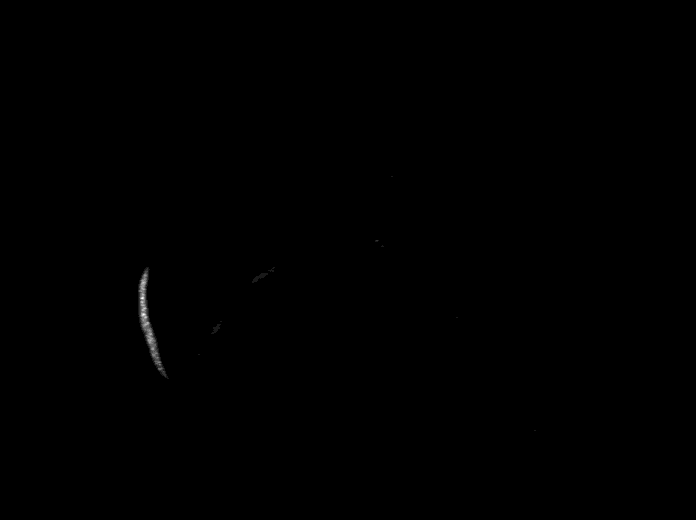
#> input picture 1649_1109_0003_Amp5-1_B_20070424_A01_w1_9E84F49F-1B25-4E7E-8040-D1BB2D7E73EA.tif, 696 x 520 px; its folder holds only this picture in this run
$ python final.py 1649_1109_0003_Amp5-1_B_20070424_A01_w1_9E84F49F-1B25-4E7E-8040-D1BB2D7E73EA.tif   (older library calls are emulated)
#> lines starting #> are read from the running program, lines starting #| are printed output that depends on the picture; after the words box and inside, x2 and y2 are one past the last pixel; in counts of white or black regions, pixels touching at a corner belong together; long printed decimals are rounded
####################################################################################
#  ALL GROUND TRUTH IMAGES OF INDIVIDUAL WORMS SHOULD BE PLACED INTO THE           #
#  ground_truth FOLDER SO THAT COMPARISONS CAN BE MADE. THE GROUND TRUTH IMAGE     #
#  WITH ALL THE WORMS COMBINED SHOULD BE SUPPLIED AS A PARAMETER. ALL IMAGES USED  #
#  TO PRODUCE/TEST THIS ALGORITHM IS SUPPLIED IN THE SAME FOLDER. THE ALGORITHM    #
#  ACCEPTS FILES SUBMITTED TO IT AS PARAMETERS BUT MAY DETECT WORMS, COUNT AND     #
#  CLASSIFY THEM WITH LESS ACCURACY.                                               #
#                                                                                  #
#  Accepts files as arguments. Reads and processes the image by removing the       #
#  background, then detecting the remaining contours to identify worms. Worms      #
#  are labelled and counted. Information on clusters/overlap are extracted from    #
#  corners in the image. Dead worms are annotated, based on their texture. The     #
#  results are then compared with the ground truth files placed in the folder.     #
#                                                                                  #
# -------------------------------------------------------------------------------- #
#                                                                                  #
#  TO TRIGGER THE COMPARE FUNCTIONALITY, THE FOLLOWING ARGUMENTS ARE REQUIRED:     #
#  --compare, --groundtruth                                                        #
#                                                                                  #
#  Example:                                                                        #
#  python image-processing.py __IMAGE__.tif --compare --groundtruth __TRUTH__.png  #
#                                                                                  #
# -------------------------------------------------------------------------------- #
#                                                                                  #
# REFERENCES: http://docs.opencv.org/trunk/d3/db4/tutorial_py_watershed.html       #
#             https://www.learnopencv.com/blob-detection-using-opencv-python-c/    #
#             http://docs.opencv.org/3.0-beta/doc/py_tutorials/py_feature2d/       #
#             py_shi_tomasi/py_shi_tomasi.html                                     #
####################################################################################

import numpy as np
import math
import random
import argparse
import re
import os
import cv2


##############################################################################
#              PROCESSES IMAGES WITH ILLUMINATED BACKGROUND                  #
##############################################################################

# [12 lines left out: function processIlluminatedBg, not called in this run]


##############################################################################
#                   PROCESSES IMAGES WITH DARK BACKGROUND                    #
##############################################################################

def processDarkBg(grayscale):

    # INCREASES CONTRAST ON IMAGE WITH HISTOGRAM EQUALIZATION
    equalize = cv2.equalizeHist(grayscale)

    return removeNoiseBlobs(equalize)


##############################################################################
#            BINARY THRESHOLDING FOR IMAGES WITH DARK BACKGROUND             #
##############################################################################

def binaryOtsu(backgrounds):

    sure_fg = backgrounds[0]

    ret, thresh = cv2.threshold(sure_fg, 0, 255, cv2.THRESH_BINARY_INV + cv2.THRESH_OTSU)
    # APPLY CLOSE TO REDUCE NOISE
    thresh = cv2.morphologyEx(thresh, cv2.MORPH_CLOSE, np.ones((2, 2), np.uint8))

    return thresh


##############################################################################
#                         IDENTIFIES NOISE BLOBS                             #
##############################################################################

def removeNoiseBlobs(inverse):

    # SETUP SIMPLEBLOBDETECTOR PARAMETERS
    params = cv2.SimpleBlobDetector_Params()

    # FILTER BY AREA
    params.filterByArea = True
    params.minArea = 2
    params.maxArea = 150

    # FILTER BY CIRCULARITY
    params.filterByCircularity = True
    params.minCircularity = 0.1

    # FILTER BY CONVEXITY
    params.filterByConvexity = True
    params.minConvexity = 0.3

    # FILTER BY INERTIA
    params.filterByInertia = True
    params.minInertiaRatio = 0.01

    # CREATE A DETECTOR WITH THE PARAMETERS TO DETECT NOISE BLOBS
    ver = (cv2.__version__).split('.')
    if int(ver[0]) < 3:
        noiseDetector = cv2.SimpleBlobDetector(params)
    else:
        noiseDetector = cv2.SimpleBlobDetector_create(params)

    noiseKeypoints = noiseDetector.detect(inverse)

    # MARKS THE BLOBS THAT HAVE BEEN IDENTIFIED AS NOISE
    for point in noiseKeypoints:
        point.class_id = 99

    # GET ALL EDGES ON THE IMAGE
    inverse = cv2.bitwise_not(inverse)
    canny = cv2.Canny(inverse, 100, 200)

    # CREATE MASK TO FILL IN NOISE BLOBS
    canny2 = cv2.copyMakeBorder(canny, 1, 1, 1, 1, cv2.BORDER_REPLICATE)
    for point in noiseKeypoints:
        int_point = (int(point.pt[0]), int(point.pt[1]))
        cv2.floodFill(inverse, canny2, int_point, (0, 0, 0))

    kernel = np.ones((2, 2), np.uint8)

    # ERODE THE REMAINING NOISE BLOBS AND GET THE CONFIRMED FOREGROUND
    sure_fg = cv2.erode(inverse, kernel, iterations=2)

    if args.verbose:
        cv2.imshow("SURE FOREGROUND", sure_fg)
        cv2.waitKey(0)

    # DILATE THE REMAINING SHAPES TO FACILITATE SHAPE DETECTION
    sure_bg = cv2.dilate(sure_fg, kernel, iterations=3)

    if args.verbose:
        cv2.imshow("SURE BACKGROUND", sure_bg)
        cv2.waitKey(0)

    return (sure_fg, sure_bg)


##############################################################################
#               GIVE SEPARATE COMPONENTS DISTINCT COLOURS                    #
##############################################################################

def segmentWithColors(backgrounds):

    # IF DARK BACKGROUND, APPLY OTSU'S BINARIZATION
    if len(backgrounds) == 2:
        clearEdges = cv2.Canny(backgrounds[1], 100, 200)
        if args.verbose:
            cv2.imshow("EDGES AFTER CANNY", clearEdges)
            cv2.waitKey(0)
    else:
        clearEdges = cv2.Canny(backgrounds, 100, 200)
        if args.verbose:
            cv2.imshow("OTSU BINARIZATION APPLIED", clearEdges)
            cv2.waitKey(0)

    # TURN IMAGE BACK INTO COLOR IMAGE
    coloredComponents = cv2.cvtColor(clearEdges, cv2.COLOR_GRAY2BGR)

    contours, hierarchy = cv2.findContours(clearEdges, cv2.RETR_TREE, cv2.CHAIN_APPROX_NONE)

    # DRAW ON EDGES WITH DIFFERENT COLORS
    for i in range(0, len(contours)):
        cv2.drawContours(coloredComponents, contours, i, (random.randrange(255), random.randrange(255), random.randrange(255)), 3)

    cv2.imshow("SEGMENTATION WITH COLORED CONTOURS", coloredComponents)
    cv2.waitKey(0)


##############################################################################
#                    DETECT WORMS TO GET THEIR KEYPOINTS                     #
##############################################################################

def getKeypoints(backgrounds):

    sure_fg = backgrounds[0]
    sure_bg = backgrounds[1]

    # INVERSE AGAIN TO DETECT CONVEXITY
    inverseForConvexity = cv2.bitwise_not(sure_bg)

    # SETUP SIMPLEBLOBDETECTOR WITH PARAMETERS
    params = cv2.SimpleBlobDetector_Params()

    params.filterByArea = True
    params.minArea = 100
    params.maxArea = 9999

    params.filterByConvexity = True
    params.minConvexity = 0.01

    params.filterByInertia = True
    params.minInertiaRatio = 0.01

    # CREATE A DETECTOR WITH THE PARAMETERS
    ver = (cv2.__version__).split('.')
    if int(ver[0]) < 3:
        wormDetector = cv2.SimpleBlobDetector(params)
    else:
        wormDetector = cv2.SimpleBlobDetector_create(params)

    # DETECT SHAPES
    keypointsOnLight = wormDetector.detect(inverseForConvexity)
    totalKeypoints = wormDetector.detect(sure_bg)

    # DRAW ON DETECTED SHAPED WITH RED CIRCLES
    # cv2.DRAW_MATCHES_FLAGS_DRAW_RICH_KEYPOINTS ENSURES THE SIZE OF THE CIRCLE CORRESPONDS TO THE SIZE OF BLOB
    dark_on_light_keypoints = cv2.drawKeypoints(sure_fg, keypointsOnLight, np.array([]), (0, 0, 255),
                                          cv2.DRAW_MATCHES_FLAGS_DRAW_RICH_KEYPOINTS)
    light_on_dark_keypoints = cv2.drawKeypoints(inverseForConvexity, totalKeypoints, np.array([]), (0, 0, 255),
                                          cv2.DRAW_MATCHES_FLAGS_DRAW_RICH_KEYPOINTS)

    # MERGE THE TWO KEYPOINT SETS
    for key in keypointsOnLight:
        if key not in totalKeypoints:
            totalKeypoints.append(key)

    if args.verbose:
        # SHOW KEYPOINTS
        cv2.imshow("WORMS DETECTED USING KEYPOINTS", dark_on_light_keypoints)
        cv2.waitKey(0)
        cv2.imshow("IMAGE INVERSED TO FILTER FOR CONVEXITY", light_on_dark_keypoints)
        cv2.waitKey(0)

        # SHOW COMBINED KEYPOINTS
        all_keypoints = cv2.drawKeypoints(sure_fg, totalKeypoints, np.array([]), (0, 0, 255), cv2.DRAW_MATCHES_FLAGS_DRAW_RICH_KEYPOINTS)
        cv2.imshow("ALL COMBINED", all_keypoints)
        cv2.waitKey(0)

    clonedImage = sure_fg.copy()
    clonedImage = cv2.cvtColor(clonedImage, cv2.COLOR_GRAY2BGR)
    font = cv2.FONT_HERSHEY_SIMPLEX
    for i in range(0, len(totalKeypoints)):
        x = int(totalKeypoints[i].pt[0])
        y = int(totalKeypoints[i].pt[1])
        cv2.putText(clonedImage, str(i+1), (x,y), font, 1, (random.randrange(255), random.randrange(255), random.randrange(255)), 3, cv2.CV_AA)
    cv2.imshow("LABELLED WORMS", clonedImage)
    cv2.waitKey(0)

    # LABEL EACH KEYPOINT AS DISTINCT OBJECT
    for i in range(0, len(totalKeypoints)):
        print ("Keypoint " + str(totalKeypoints[i].pt) + " labelled: " + str(i + 1))
        totalKeypoints[i].class_id = i + 1

    return totalKeypoints


##############################################################################
#         IDENTIFY OVERLAP/INTERSECTION BETWEEN CLUSTERED WORMS             #
##############################################################################

def identifyCluster(binarized):

    # GET EDGES TO ANNOTATE ON
    canny = cv2.Canny(binarized, 100, 200)

    # APPLY SHI-TOMASI ALGORITHM TO FIND CORNERS
    corners = cv2.goodFeaturesToTrack(binarized, 50, 0.4, 5)
    corners = np.int0(corners)

    for i in corners:
        x, y = i.ravel()
        cv2.circle(canny, (x, y), 3, 255, -1)

    if args.verbose:
        cv2.imshow("IDENTIFIED CORNERS", canny)
        cv2.waitKey(0)

    # GET DISTANCE BETWEEN IDENTIFIED CORNERS
    # IF CORNERS ARE CLOSE, THEY ARE LIKELY TO BE INTERSECTION POINTS
    for a in corners:
        for b in corners:
            if 0 < math.sqrt(((a[0][0] - b[0][0]) * (a[0][0] - b[0][0])) + ((a[0][1] - b[0][1]) * (a[0][1] - b[0][1]))) < 10:
                midpointX = (a[0][0] + b[0][0]) / 2
                midpointY = (a[0][1] + b[0][1]) / 2
                cv2.circle(canny, (midpointX, midpointY), 15, (255,255,255))
                if args.verbose:
                    print ("CLOSE CORNERS: " + str(a[0]) + " & " + str(b[0]) + " suggests two worms are intersecting")

    cv2.imshow("INTERSECTIONS DETECTED", canny)
    cv2.waitKey(0)


##############################################################################
#              IDENTIFY DEAD WORMS WITH DISCONTINUOUS BORDERS                #
##############################################################################

def detectDead(binarized):

    canny = cv2.Canny(binarized, 100, 200)
    # IDENTIFY ALL BORDERS IN THE CANNY IMAGE
    contours, hierarchy = cv2.findContours(canny, cv2.RETR_TREE, cv2.CHAIN_APPROX_NONE)

    for cnt in contours:
        # IGNORE WORMS WITH CONTINUOUS BORDERS & NOISE BLOBS
        if not 10 < len(cnt) < 35:
            continue

        ellipse = cv2.fitEllipse(cnt)
        cv2.ellipse(canny, ellipse, (255,255,255), 2)

    cv2.imshow("ANNOTATED DEAD WORMS", canny)
    cv2.waitKey(0)

    return canny


#################################################################################
#  ALL GROUND TRUTH IMAGES OF INDIVIDUAL WORMS SHOULD BE PLACED IN THE          #
#  ground_truth FOLDER. THE BINARY IMAGE OF THE GROUND TRUTH IMAGE CONTAINING   #
#  ALL THE WORMS IN A SINGLE PICTURE MUST BE PASSED INTO THIS SCRIPT AS AN      #
#  ARGUMENT ON THE COMMAND LINE. TURN ON VERBOSITY FOR IMPORTANT INFORMATION.   #
#                                                                               #
#  Compares the results from the worm detection algorithm to the ground truth   #
#  images supplied. Runs separately from the main algorithm, i.e. comparisons   #
#  will be made only when the --compare flag has been set.                      #
#################################################################################

# [42 lines left out: function compareWithGroundTruth, not called in this run]


############################################################################
#                             MAIN METHOD                                  #
############################################################################

if __name__ == '__main__':

    parser = argparse.ArgumentParser(description="Processes the image supplied to detect worms. "
                                                 "WARNING: Naming convention of file based on image channel must remain consistent, with _w1_ indicating images with a dark background (no background) and _w2_ indicating images with an illuminated background.")
    parser.add_argument("file", help=("The raw file for processing"))
    parser.add_argument("-v", "--verbose", help=("Displays all steps in the process; increases output verbosity. WARNING: Turn on verbosity with comparison functionality for important information."),
                        action="store_true")
    parser.add_argument("--compare", help=("Turns on the comparison function. WARNING: Requires the ground truth of individual worms to be placed into the ground_truth folder. The binary image of the ground truth with all worms must be supplied as an argument after this flag."), action="store_true")
    parser.add_argument("--groundtruth", help=("The ground truth image with all worms"))

    # RETURNS ARGUMENT AS args.*argument*
    args = parser.parse_args()

    if args.compare and args.groundtruth is None:
        parser.error("--compare requires --groundtruth")

    # CHECK FOR IMAGE CHANNEL
    w1 = re.compile(r'\ww1\w')
    w2 = re.compile(r'\ww2\w')

    if w1.search(args.file):
        imgdark = cv2.imread(args.file)
#> imgdark is the input picture: shape (520, 696, 3); min 0, max 10, mean 0.00996

        grey = cv2.cvtColor(imgdark, cv2.COLOR_BGR2GRAY)
        darkbackground = processDarkBg(grey)
#> in removeNoiseBlobs, `noiseKeypoints = noiseDetector.detect(inverse)`: noiseKeypoints = 1 keypoints; (x, y, size): (154, 351, 2)
#> the loop in removeNoiseBlobs, `for point in noiseKeypoints:` made 1 pass
#> in removeNoiseBlobs, `inverse = cv2.bitwise_not(inverse)`:
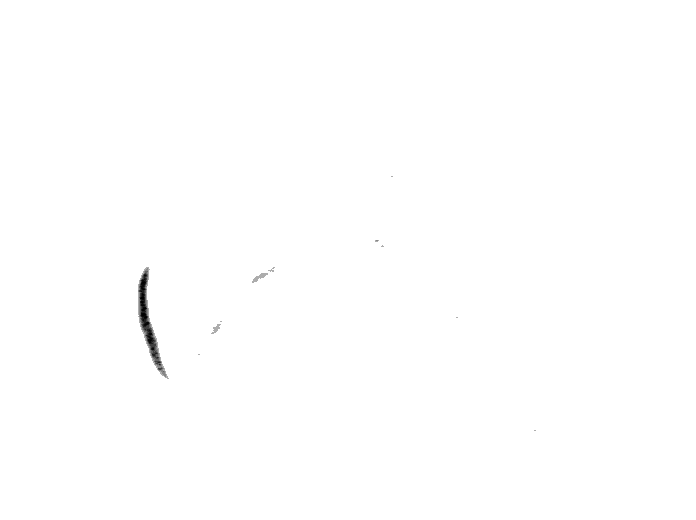
#> inverse: shape (520, 696); min 0, max 255, mean 254.5
#> in removeNoiseBlobs, `canny = cv2.Canny(inverse, 100, 200)`:
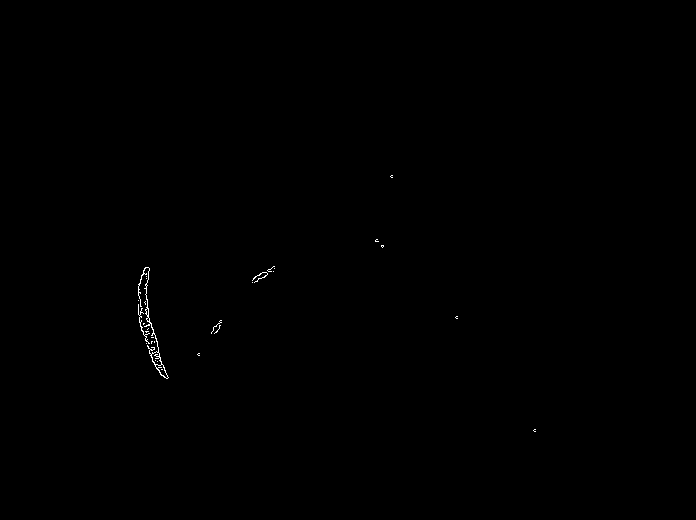
#> canny: shape (520, 696); 0.15% white in thin lines or dots, all inside (x1, y1, x2, y2) = (138, 175, 536, 432)
#> in removeNoiseBlobs, `canny2 = cv2.copyMakeBorder(canny, 1, 1, 1, 1, cv2.BORDER_REPLICATE)`:
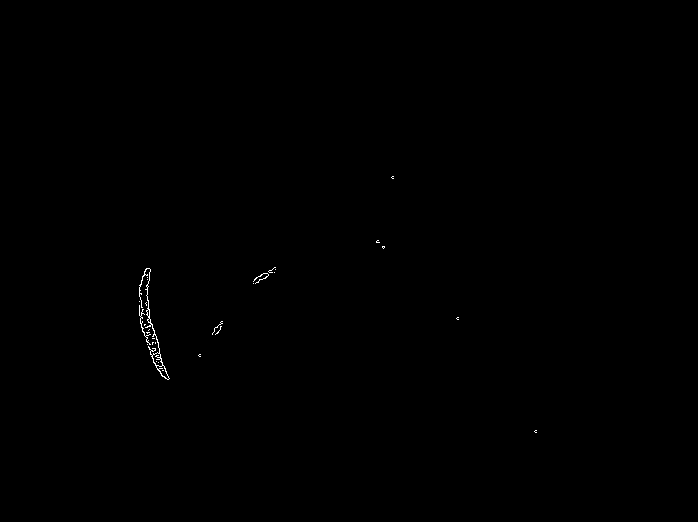
#> canny2: shape (522, 698); 0.14% white in thin lines or dots, all inside (x1, y1, x2, y2) = (139, 176, 537, 433)
        segmentWithColors(binaryOtsu(darkbackground))
#> in binaryOtsu, `ret, thresh = cv2.threshold(sure_fg, 0, 255, cv2.THRESH_BINARY_INV + c..`:
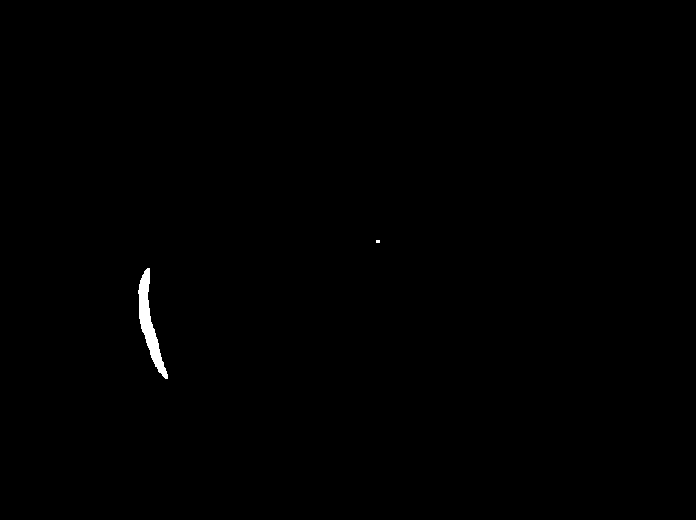
#> thresh: shape (520, 696); 0.31% white; 2 white regions (1 under 20 px), largest, box (x1, y1, x2, y2) and area: (138, 268, 168, 379) 1094
#> in binaryOtsu, `ret, thresh = cv2.threshold(sure_fg, 0, 255, cv2.THRESH_BINARY_INV + c..`: ret = 135
#> in segmentWithColors, `clearEdges = cv2.Canny(backgrounds, 100, 200)`:
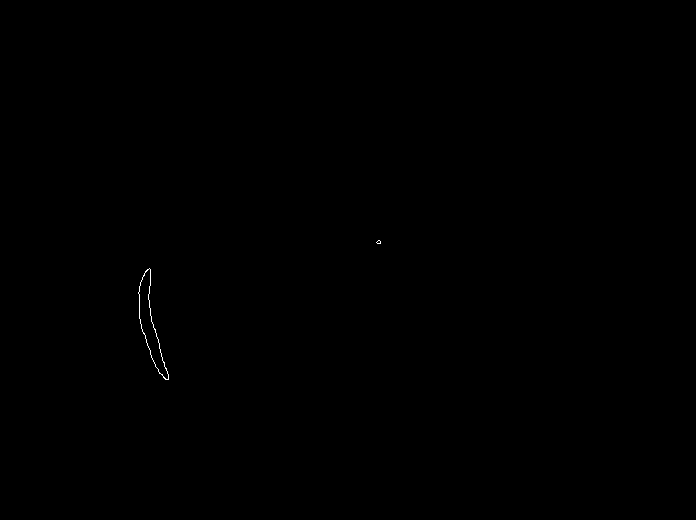
#> clearEdges: shape (520, 696); 0.07% white in thin lines or dots, all inside (x1, y1, x2, y2) = (138, 240, 381, 380)
#> in segmentWithColors, `contours, hierarchy = cv2.findContours(clearEdges, cv2.RETR_TREE, cv2...`: contours = 4 contours, 2 with area under 20; largest, box (x1, y1, x2, y2) and area: (138, 268, 169, 380) 1088, (138, 268, 169, 380) 1076
#> the loop in segmentWithColors, `for i in range(0, len(contours)):` made 4 passes
#> after the loop in segmentWithColors, `for i in range(0, len(contours)):`:
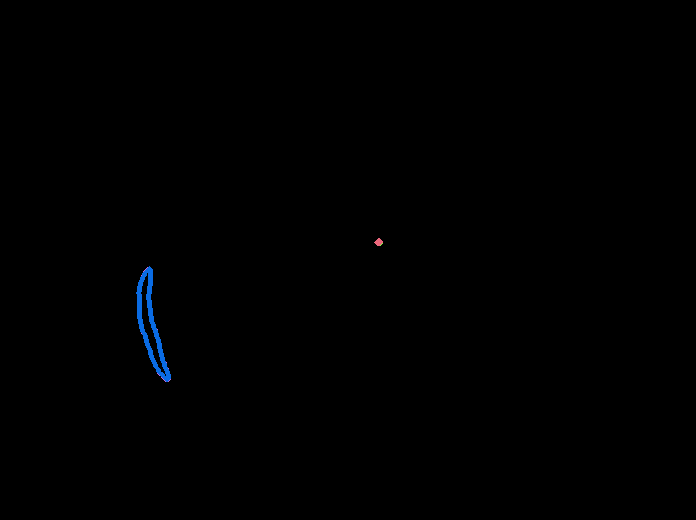
#> coloredComponents: shape (520, 696, 3); mean B, G, R 0.7, 0.3, 0.1
        keypoints = getKeypoints(darkbackground)
#> in getKeypoints, `ver = (cv2.__version__).split('.')`: ver = ['4', '13', '0']
#> in getKeypoints, `keypointsOnLight = wormDetector.detect(inverseForConvexity)`: keypointsOnLight = ()
#> in getKeypoints, `totalKeypoints = wormDetector.detect(sure_bg)`: totalKeypoints = 1 keypoints; (x, y, size): (150, 322, 55)
#> in getKeypoints, `font = cv2.FONT_HERSHEY_SIMPLEX`: font = 0
#> the loop in getKeypoints, `for i in range(0, len(totalKeypoints)):` made 1 pass
#> (x, y) on pass 1: (149, 321)
#> after the loop in getKeypoints, `for i in range(0, len(totalKeypoints)):`:
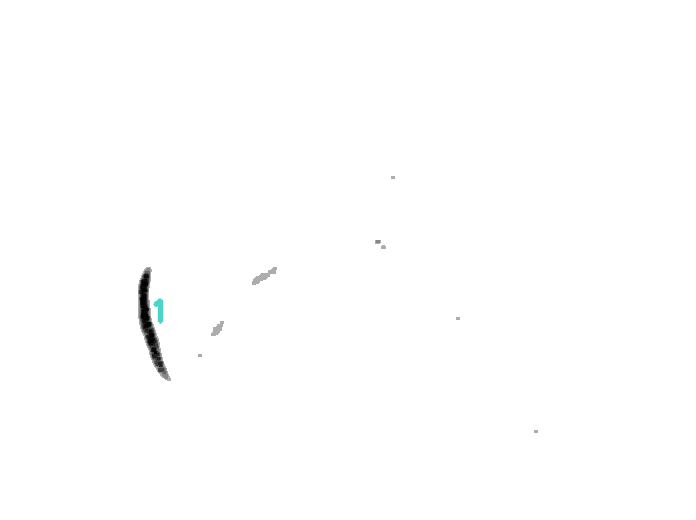
#> clonedImage: shape (520, 696, 3); mean B, G, R 254.2, 254.2, 254.2
#> the loop in getKeypoints, `for i in range(0, len(totalKeypoints)):` made 1 pass
#| Keypoint (149.596, 321.759) labelled: 1
#> keypoints = 1 keypoints; (x, y, size): (150, 322, 55)

        print("Worms found in '" + args.file + "': " + str(len(keypoints)))
#| Worms found in '1649_1109_0003_Amp5-1_B_20070424_A01_w1_9E84F49F-1B25-4E7E-8040-D1BB2D7E73EA.tif': 1
        identifyCluster(binaryOtsu(darkbackground))
#> in identifyCluster, `corners = cv2.goodFeaturesToTrack(binarized, 50, 0.4, 5)`: corners = [[380, 242], [167, 378], [149, 270]]
#> the loop in identifyCluster, `for i in corners:` made 3 passes
#> the loop in identifyCluster, `for a in corners:` made 3 passes
        try:
            detectDead(binaryOtsu(darkbackground))
#> the loop in detectDead, `for cnt in contours:` made 4 passes
        except UnboundLocalError:
            print("No dead worms found")

        if args.compare:
            groundTruth = compareWithGroundTruth(args.groundtruth, binaryOtsu(darkbackground))
            print ("The difference in number of worms detected: " + str(abs(groundTruth - len(keypoints))))
            if args.verbose:
                error_rate = (abs(groundTruth - len(keypoints)) / float(groundTruth)) * 100
                print ("The error rate: {0:.2f}%".format(error_rate))

    elif w2.search(args.file):
        img = cv2.imread(args.file)

        # LOAD INTO BINARY
        grayscale = cv2.cvtColor(img, cv2.COLOR_BGR2GRAY)
        separatedbackgrounds = processIlluminatedBg(grayscale)
        segmentWithColors(separatedbackgrounds)
        keypoints = getKeypoints(separatedbackgrounds)

        print ("Worms found in '" + args.file + "': " + str(len(keypoints)))
        # TAKE ONLY THE SURE BACKGROUND
        identifyCluster(separatedbackgrounds[1])
        try:
            # TAKE ONLY THE SURE FOREGROUND
            detectDead(separatedbackgrounds[0])
        except UnboundLocalError:
            print("No dead worms found")

        if args.compare:
            groundTruth = compareWithGroundTruth(args.groundtruth, separatedbackgrounds)
            print ("The difference in number of worms detected: " + str(abs(groundTruth - len(keypoints))))
            if args.verbose:
                error_rate = (abs(groundTruth - len(keypoints)) / float(groundTruth)) * 100
                print ("The error rate: {0:.2f}%".format(error_rate))
    else:
        print("FAILED: Naming convention of file not followed.")
